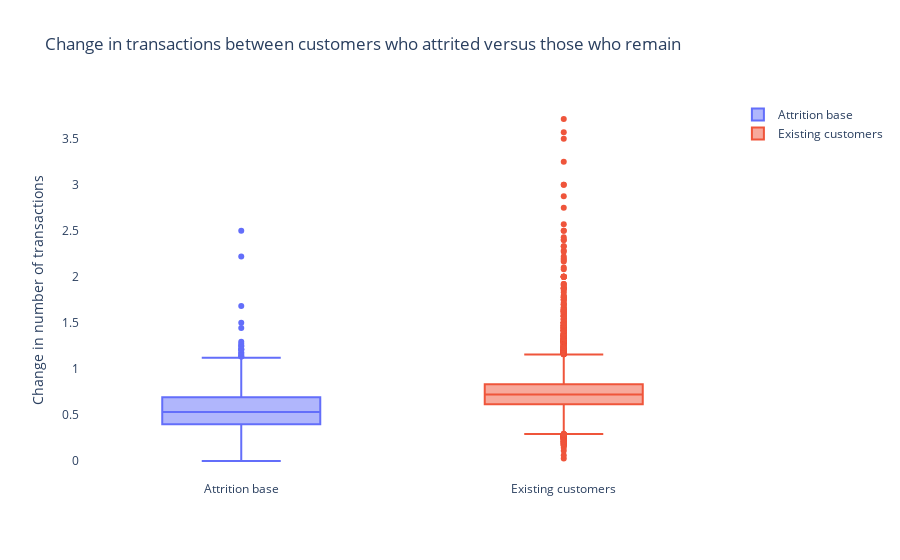

The notebook cell saved with this chart:
### Markdown cell above
We can clearly see that the attrition base is transacting far less than existing customers.  But is this because of a decline in transactions or did they always do less transactions?

### Code cell
#Build the boxplot
fig4 = go.Figure()
fig4.add_trace(go.Box(y = dfatt['Total_Ct_Chng_Q4_Q1'], name = 'Attrition base'))
fig4.add_trace(go.Box(y = dfexis['Total_Ct_Chng_Q4_Q1'], name = 'Existing customers'))
fig4.update_layout(plot_bgcolor = 'white', title = 'Change in transactions between customers who attrited versus those who remain', yaxis = dict(title = 'Change in number of transactions'))
fig4.show()

### Figure 1 — Plotly figure (JSON) as saved in the notebook; plotly's stock layout.template omitted (floating-point values rounded to 4 significant figures; data arrays with more than 128 entries replaced by an {"elided": "..."} marker saying what was removed)
{"data": [{"name": "Attrition base", "type": "box", "y": {"elided": "1627 float values"}}, {"name": "Existing customers", "type": "box", "y": {"elided": "8500 float values"}}], "layout": {"plot_bgcolor": "white", "title": {"text": "Change in transactions between customers who attrited versus those who remain"}, "yaxis": {"title": {"text": "Change in number of transactions"}}}}
